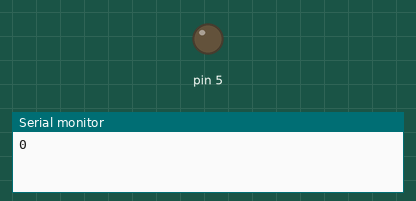
Simulated run of this sketch. Board: Arduino Uno, built with avr-gcc and run on an emulated ATmega328P. Parts: output pins drawn as LEDs (lit = HIGH), the last lines printed to the serial monitor.

Above: at 0.1 s.
At 17.86 s:
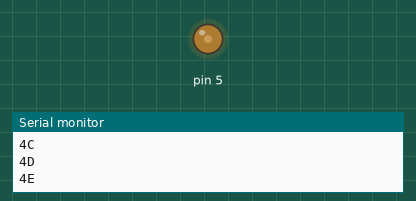
At 26.67 s:
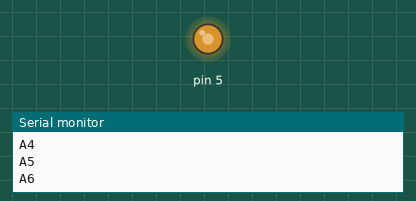
At 35.6 s:
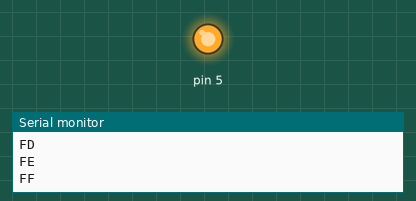
Timing chart, 0 to 37.1 s (numbered marks = the images above):
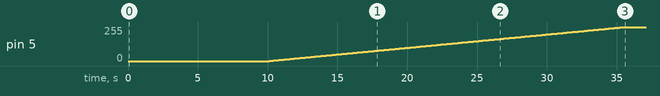

Measured:
- by itself, pin 5: moves from 0/255 to 255/255 over 25.4 s

The sketch:

sketch_dec25a.ino
```cpp
void setup() {
  // put your setup code here, to run once:
  pinMode(5, OUTPUT);
  analogWrite(5, 0);

  Serial.begin(115200);
}

void loop() {
  // put your main code here, to run repeatedly:

  static uint8_t i = 0;
  static bool down = false;

  analogWrite(5, i);

  Serial.println(i, HEX);

  if (i == 0xff) {
    down = true;
    delay(10000);
    Serial.println("HEY");
  } else if (i == 0) {
    down = false;
    delay(10000);
  }

  i = down ? (i - 1) : (i + 1);
  delay(100);
}
```
